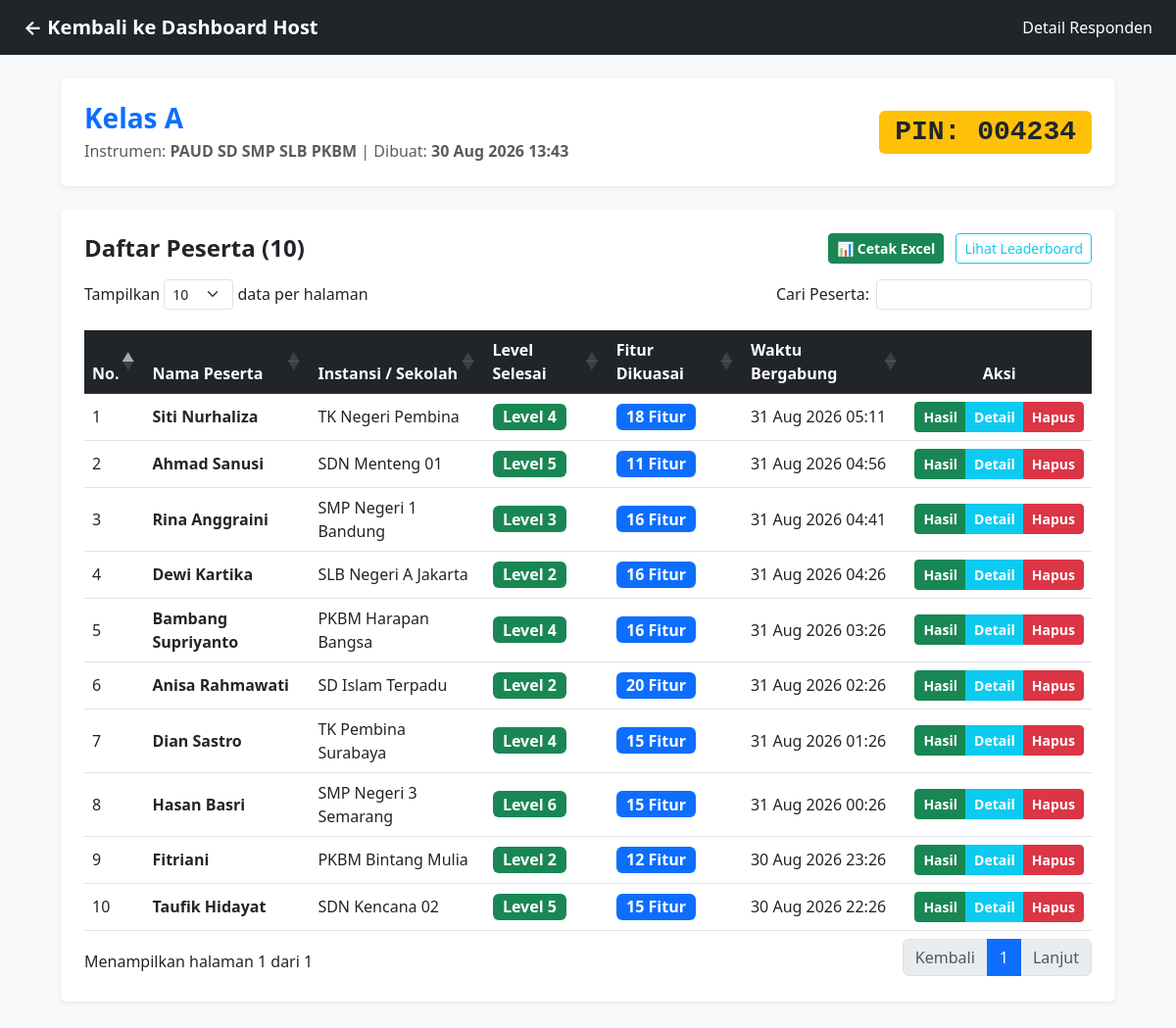
Page /detail.php?session_id=1 (signed in) on the committed database.
### tables this page shows
CREATE TABLE `game_sessions` (
  `id` varchar(50) NOT NULL,
  `pin` varchar(10) NOT NULL,
  `session_name` varchar(255) NOT NULL,
  `instrument_type` enum('PAUD_SD_SMP_SLB_PKBM','SMA_SMK') NOT NULL DEFAULT 'PAUD_SD_SMP_SLB_PKBM',
  `created_at` timestamp NULL DEFAULT CURRENT_TIMESTAMP,
  `status` enum('active','inactive') DEFAULT 'active'
);

CREATE TABLE `respondents` (
  `id` varchar(50) NOT NULL,
  `session_id` varchar(50) NOT NULL,
  `name` varchar(255) NOT NULL,
  `institution` varchar(255) NOT NULL,
  `completed_level` int DEFAULT '0',
  `created_at` timestamp NULL DEFAULT CURRENT_TIMESTAMP
);

### src/detail.php (the view, shortened to what this page needs)
<?php
require 'config.php';
$session_id = isset($_GET['session_id']) ? trim($_GET['session_id']) : '';
$stmt_session = $pdo->prepare("SELECT * FROM game_sessions WHERE id = ?");
$stmt_session->execute([$session_id]);
$session = $stmt_session->fetch();
$stmt_respondents = $pdo->prepare("
    SELECT r.*,
           COUNT(a.id) as total_answers,
           SUM(CASE WHEN a.status = 'Sudah' THEN 1 ELSE 0 END) as total_sudah
    FROM respondents r
    LEFT JOIN answers a ON a.respondent_id = r.id
    WHERE r.session_id = ?
    GROUP BY r.id
    ORDER BY r.created_at DESC
");
$stmt_respondents->execute([$session_id]);
$respondents = $stmt_respondents->fetchAll();
$no = 1;
?>
<!DOCTYPE html>
<html lang="id">
<head>
    <link href="https://cdn.jsdelivr.net/npm/bootstrap@5.3.0/dist/css/bootstrap.min.css" rel="stylesheet">
    <link href="https://cdn.datatables.net/1.13.7/css/dataTables.bootstrap5.min.css" rel="stylesheet">
    <link href="https://cdn.datatables.net/fixedheader/3.4.0/css/fixedHeader.bootstrap5.min.css" rel="stylesheet">
</head>
<body class="bg-light">
    <nav class="navbar navbar-dark bg-dark px-4 mb-4">
        <a class="navbar-brand fw-bold" href="host">← Kembali ke Dashboard Host</a>
        <span class="text-white">Detail Responden</span>
    </nav>
    <div class="container" style="max-width: 1100px;">
        <div class="card shadow-sm border-0 mb-4 p-4">
            <div class="d-flex justify-content-between align-items-center">
                <div>
                    <h3 class="fw-bold text-primary mb-1"><?= htmlspecialchars($session['session_name']) ?></h3>
                    <p class="text-muted mb-0">
                        Instrumen: <strong><?= str_replace('_', ' ', $session['instrument_type']) ?></strong> |
                        Dibuat: <strong><?= date('d M Y H:i', strtotime($session['created_at'])) ?></strong>
                    </p>
                </div>
                <div>
                    <span class="badge bg-warning text-dark fs-3 font-monospace px-3 py-2">PIN: <?= htmlspecialchars($session['pin']) ?></span>
                </div>
            </div>
        </div>
        <div class="card shadow-sm border-0 p-4 mb-5">
            <div class="d-flex justify-content-between align-items-center mb-3">
                <h4 class="fw-bold text-dark mb-0">Daftar Peserta (<?= count($respondents) ?>)</h4>
                <div>
                    <a href="detail?session_id=<?= urlencode($session['id']) ?>&action=export_excel" class="btn btn-success btn-sm me-2 fw-bold">
                        📊 Cetak Excel
                    </a>
                    <a href="leaderboard?session_id=<?= urlencode($session['id']) ?>" target="_blank" class="btn btn-outline-info btn-sm">Lihat Leaderboard</a>
                </div>
            </div>
            <div class="table-responsive">
                <table id="detailTable" class="table table-hover align-middle w-100">
                    <thead class="table-dark">
                        <tr>
                            <th>No.</th>
                            <th>Nama Peserta</th>
                            <th>Instansi / Sekolah</th>
                            <th>Level Selesai</th>
                            <th>Fitur Dikuasai</th>
                            <th>Waktu Bergabung</th>
                            <th class="text-center" data-orderable="false">Aksi</th>
                        </tr>
                    </thead>
                    <tbody>
                        <?php foreach ($respondents as $r): ?>
                            <tr>
                                <td><?= $no++ ?></td>
                                <td><strong><?= htmlspecialchars($r['name']) ?></strong></td>
                                <td><?= htmlspecialchars($r['institution']) ?></td>
                                <td><span class="badge bg-success fs-6">Level <?= $r['completed_level'] ?></span></td>
                                <td>
                                    <span class="badge bg-primary fs-6"><?= $r['total_sudah'] ?> Fitur</span>
                                </td>
                                <td><?= date('d M Y H:i', strtotime($r['created_at'])) ?></td>
                                <td class="text-center text-nowrap">
                                    <div class="btn-group btn-group-sm">
                                        <a href="result?respondent_id=<?= $r['id'] ?>" class="btn btn-success fw-bold" target="_blank">
                                            Hasil
                                        </a>
                                        <button type="button" class="btn btn-info text-white fw-bold" onclick="showAnswersModal('<?= htmlspecialchars(addslashes($r['id'])) ?>', '<?= htmlspecialchars(addslashes($r['name'])) ?>')">
                                            Detail
                                        </button>
                                        <button type="button" class="btn btn-danger fw-bold" onclick="confirmDelete('<?= htmlspecialchars(addslashes($r['id'])) ?>', '<?= htmlspecialchars(addslashes($r['name'])) ?>')">
                                            Hapus
                                        </button>
                                    </div>
                                </td>
                            </tr>
                        <?php endforeach; ?>
                    </tbody>
                </table>
            </div>
        </div>
    </div>
</body>
</html>

### src/detail.php (style rules this page uses)
table.dataTable thead tr th { background-color: #212529 !important; color: #ffffff !important; }

### rows in the picture
game_sessions: session_name "Kelas A", instrument_type "PAUD SD SMP SLB PKBM", created_at "30 Aug 2026 13:43", pin "004234"
respondents: name "Siti Nurhaliza", institution "TK Negeri Pembina", completed_level "4", total_sudah "18", created_at "31 Aug 2026 05:11"
respondents: name "Ahmad Sanusi", institution "SDN Menteng 01", completed_level "5", total_sudah "11", created_at "31 Aug 2026 04:56"
respondents: name "Rina Anggraini", institution "SMP Negeri 1 Bandung", completed_level "3", total_sudah "16", created_at "31 Aug 2026 04:41"
respondents: name "Dewi Kartika", institution "SLB Negeri A Jakarta", completed_level "2", total_sudah "16", created_at "31 Aug 2026 04:26"
respondents: name "Bambang Supriyanto", institution "PKBM Harapan Bangsa", completed_level "4", total_sudah "16", created_at "31 Aug 2026 03:26"
respondents: name "Anisa Rahmawati", institution "SD Islam Terpadu", completed_level "2", total_sudah "20", created_at "31 Aug 2026 02:26"
respondents: name "Dian Sastro", institution "TK Pembina Surabaya", completed_level "4", total_sudah "15", created_at "31 Aug 2026 01:26"
respondents: name "Hasan Basri", institution "SMP Negeri 3 Semarang", completed_level "6", total_sudah "15", created_at "31 Aug 2026 00:26"
respondents: name "Fitriani", institution "PKBM Bintang Mulia", completed_level "2", total_sudah "12", created_at "30 Aug 2026 23:26"
respondents: name "Taufik Hidayat", institution "SDN Kencana 02", completed_level "5", total_sudah "15", created_at "30 Aug 2026 22:26"

### other values in the picture
count($respondents) "10"
